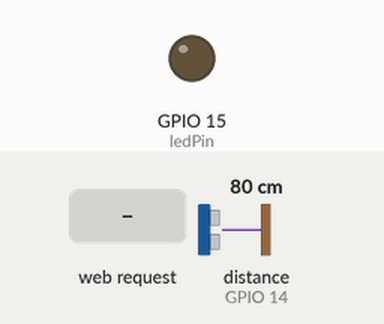
A sketch run on a simulated ESP8266 (NodeMCU). On the bench: output pins drawn as LEDs (lit = HIGH). Wiring (inferred from the names in the program): ultrasonic range finder: trigger GPIO 12; echo GPIO 14. The test bench sets the inputs (shaded band); at power-on: distance to the obstacle (sensor on GPIO 14) 80 cm. The echo pulse lasts 58.3 µs per cm; WiFi joins after 1.5 s; servers stay silent unless stated; pins used as bus, display or sensor lines are not drawn; what the sketch prints to the serial monitor is not drawn.

Above: at 2.7 s.
2.8 s: HTTP request GET /KOSONG received
At 4.0 s:
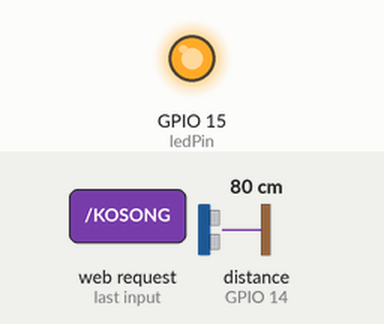
4.3 s: HTTP request GET /ISI received
Timing chart, 0 to 7.3 s (numbered marks = the images above; inputs shaded):
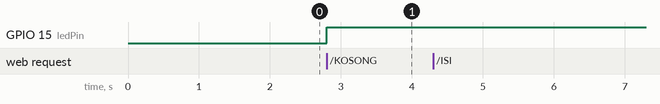

Measured:
- after the input at 2.8 s, GPIO 15 (ledPin): LOW → HIGH at once
- after the input at 4.3 s, every drawn part: stays the same

The sketch:

SimpleSmartParking.ino
```cpp
#include <ESP8266WiFi.h>

const char* ssid = "Hotspotname";//isi nama wifi
const char* password = "password";//isi pass

int ledPin = 15; //D8
int trigPin = 12; //D6
int echoPin = 14; //D5

WiFiServer server(80);

void setup() {
  // put your setup code here, to run once:
  Serial.begin(115200);
  delay(10);

  pinMode(ledPin, OUTPUT);
  pinMode(trigPin, OUTPUT);
  pinMode(echoPin, INPUT);
  digitalWrite(ledPin, LOW);

  //Connect ke WiFi
  Serial.println();
  Serial.print("Menyambung ke ");
  Serial.println(ssid);

  WiFi.begin(ssid, password);

  while (WiFi.status() != WL_CONNECTED) {
    delay(500);
    Serial.print(".");
  }
  Serial.println("");
  Serial.println("WiFi tersambung");

  //Memulai menjalankan server
  server.begin();
  Serial.println("Server Mulai beroperasi");

  //Cetak IP address
  Serial.print("URL-nya adalah :");
  Serial.print("http://");
  Serial.print(WiFi.localIP());
  Serial.println("/");

}

void loop() {
  // put your main code here, to run repeatedly:

  long duration, distance;
  digitalWrite(trigPin, LOW);
  delayMicroseconds(2);
  digitalWrite(trigPin, HIGH);
  delayMicroseconds(10);
  digitalWrite(trigPin, LOW);
  duration = pulseIn(echoPin, HIGH);
  distance = (duration / 2) / 29.1;

  // Cek apakah client sudah terhubung
  WiFiClient client = server.available();
  if (!client) {
    return;
  }

  // Menunggu sampai klien mengirim data
  Serial.println("client baru");
  while (!client.available()) {
    delay(1);
  }

  // Membaca line pertama dari request
  String request = client.readStringUntil('\r');
  Serial.println(request);
  client.flush();

  //mulai kodingan utama
  //set request <- masih ada yang salah kayaknya

  int value = HIGH;
  if (distance > 30 && request.indexOf("/KOSONG") != -1)  {
    digitalWrite(ledPin, HIGH);
    value = HIGH;
  }
  if (distance <= 30 && request.indexOf("/ISI") != -1)  {
    digitalWrite(ledPin, LOW);
    value = LOW;
    Serial.print(distance);
  }

  //set response
  client.println("HTTP/1.1 200 OK");
  client.println("Content-Type: text/html");
  client.println("");
  client.println("<!DOCTYPE HTML>");
  client.println("<html>");
  client.println("<head>");
  client.println("<style>");

  client.println("table, th, td {");
  client.println("border: 1px solid black;");
  client.println("border-collapse: collapse;");
  client.println("}");

  client.println("th, td {");
  client.println("padding: 10px;");
  client.println("}");

  client.println("header {");
  client.println("background-color:blue;");
  client.println("color:white;");
  client.println("font-size: 24px;");
  client.println("text-align:center;");
  client.println("padding:5px; }");

  client.println("section {");
  client.println("width:350px;");
  client.println("float:left;");
  client.println("padding:10px; }");

  client.println("</style>");

  client.println("<script type='text/javascript'>");
  client.println("setInterval('my_function();',5000);");
  client.println("function my_function(){");
  client.println("window.location = location.href;");
  client.println("}");
  client.println("</script>");
  client.println("</head>");
  client.println("<body>");

  client.println("<title>");
  client.println("Selamat datang di Simple Smart Parking");
  client.println("</title>");

  client.println("<header>");
  client.println("Simple Smart Parking");
  client.println("</header>");

  client.println("<section>");
  client.println("<table style='width:100%'>");
  client.println("<tr><td>");
  client.println("Sisa slot parkiran :");
  client.println("</td>");
  client.println("<td>");
  if (distance > 30) {
    client.print("1 :-) ");
  } else {
    client.print("0 :-( ");
  }
  client.println("</td></tr>");

  client.println("<tr><td>");
  client.println("Biaya");
  client.println("</td>");
  client.println("<td>");
    //buat hitungan biaya masukin kesini
     if (distance > 30) {
    client.print("0");
  } else {
    client.print("IDR 10000 ");
  }
  client.println("</td></tr>");
  client.println("</table>");
  client.println("<br>");
  client.println("<a href='https:\\maps.google.com.com\' target='_blank'><button>Tunjukan jalan</button></a><br />");
  client.println("</section");

  client.println("<section>");
  client.println("<table>");
  client.println("<tr><td>");
  client.println("TARIF PARKIR MOBIL");
  client.println("</td></tr>");
  client.println("<tr><td>");
  client.println("1 (satu) jam pertama Rp. 10000");
  client.println("</td></tr>");
  client.println("<tr><td>");
  client.println("Setiap jam berikutnya Rp. 7000");
  client.println("</td></tr>");
  client.println("</table>");
  client.println("</section>");


  client.println("<section>");
  client.println("<table>");
  client.println("<tr><td>");
  client.println("PROMO");
  client.println("</td></tr>");
  client.println("<tr><td>");
  client.println("Setiap hari Senin dan Rabu");
  client.println("</td></tr>");
  client.println("<tr><td>");
  client.println("1 (satu) jam pertama hanya Rp. 8000");
  client.println("</td></tr>");
  client.println("<tr><td>");
  client.println("Setiap jam berikutnya Rp. 3000");
  client.println("</td></tr>");
  client.println("</table>");
  client.println("</section>");
  client.println("</body>");
  client.println("</html>");

  delay(1);
  Serial.println("Client disonnected");
  Serial.println("");
}
```
